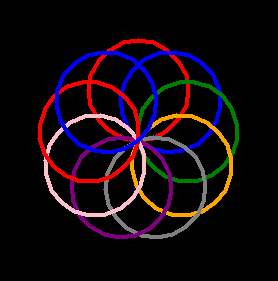

This chart was generated by the following Python code:
import turtle
from itertools import cycle #For Cycle of Colors

colors = cycle([
    "red",
    "blue",
    "green",
    "orange",
    "grey",
    "purple",
    "pink",
    ])

def circle(radius,color,angle):
    #Set Pen color
    turtle.pencolor(next(colors))
    #Circle With Specific Radius
    turtle.circle(radius)
    #Rotate the pen to Specific Angle
    turtle.right(angle)

#Speed of the Pen - Fast Movement
turtle.speed("fast")

#BackGround Color - Turtle Screen Color
turtle.bgcolor("black")

#Size of the Pen
turtle.pensize(4)

#Draw Colorful Flower
for _ in range(9):
    circle(50,"red",40)

#Hide Pen
turtle.hideturtle()
